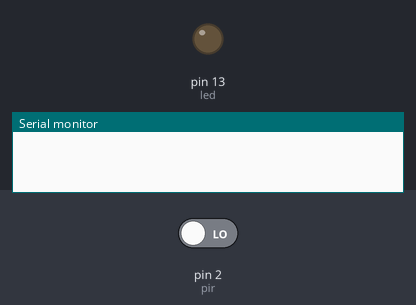
This sketch was run on a simulated Arduino Uno, built with avr-gcc and run on an emulated ATmega328P. On the bench: output pins drawn as LEDs (lit = HIGH), the last lines printed to the serial monitor. The test bench sets the inputs (shaded band); at power-on: pin 2 (pir) LOW.

Above: at 1.2 s.
1.3 s: pin 2 (pir) driven HIGH
At 2.2 s:
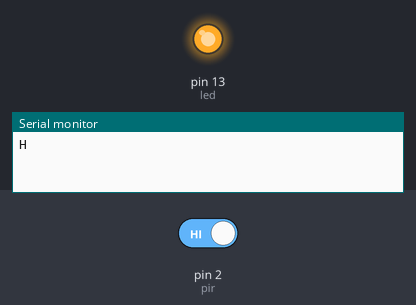
2.8 s: pin 2 (pir) driven LOW
At 3.3 s:
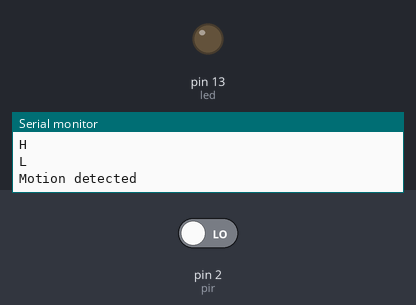
Timing chart, 0 to 5.8 s (numbered marks = the images above; inputs shaded):
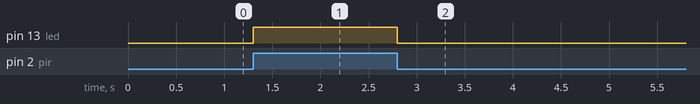

Measured:
- after the input at 1.3 s, pin 13 (led): LOW → HIGH at once
- after the input at 2.8 s, pin 13 (led): HIGH → LOW at once

The sketch:

PIR.ino
```cpp
int pir = 2;
int led = 13;
int pir_interrupt = 0;
int previous_pir_state = 0;
void setup()
{
  Serial.begin(9600);
  pinMode(led,OUTPUT);
  pinMode(pir,INPUT);
  attachInterrupt(pir_interrupt, pir_isr, CHANGE);
}

void loop()
{
}

void pir_isr()
{
  int current_pir_state = digitalRead(pir);
  if(previous_pir_state == 0 && current_pir_state == 1)
  {
    previous_pir_state = 1;
    digitalWrite(led,HIGH);
     Serial.println("H");
  }
  else if(previous_pir_state == 1 && current_pir_state == 0)
  {
    previous_pir_state = 0;
    digitalWrite(led,LOW);
    Serial.println("L");
    Serial.println("Motion detected");
  }


}
```
